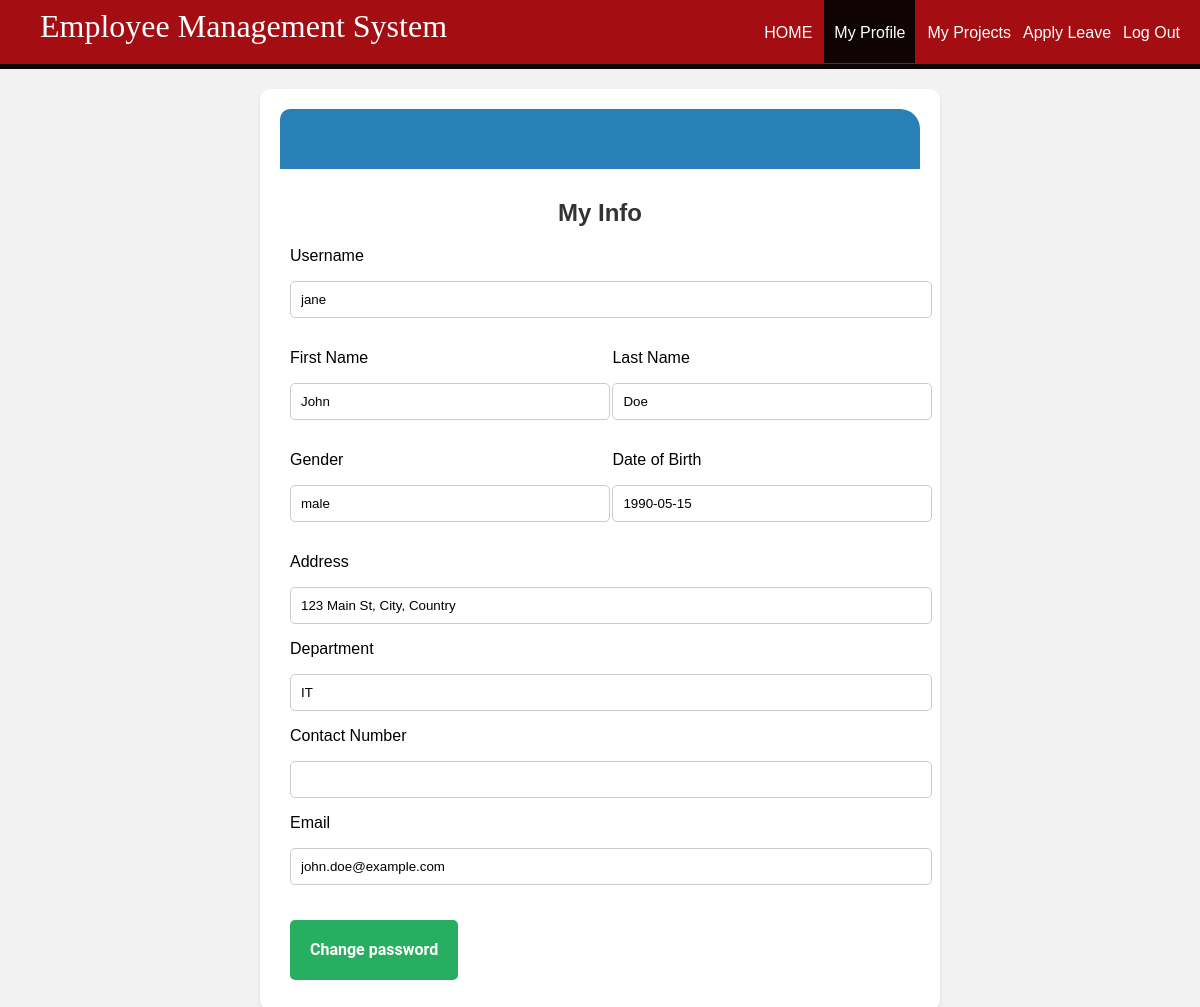
The app's page /myprofile.php?id=1 with its own data.
### tables this page shows
CREATE TABLE `employees` (
  `id` int(11) NOT NULL AUTO_INCREMENT,
  `username` varchar(100) NOT NULL,
  `firstname` varchar(100) NOT NULL,
  `lastname` varchar(100) NOT NULL,
  `gender` varchar(10) NOT NULL,
  `dob` date NOT NULL,
  `address` varchar(255) NOT NULL,
  `department` varchar(100) NOT NULL,
  `shift` varchar(50) NOT NULL,
  `phone` varchar(20) NOT NULL,
  `email` varchar(100) NOT NULL,
  `password` varchar(255) NOT NULL,
  PRIMARY KEY (`id`)
);

### myprofile.php (the view, shortened to what this page needs)
<?php
$servername = "localhost";
$username = "root";
$password = "";
$dbname = "db";
$conn = new mysqli($servername, $username, $password, $dbname);
$id = isset($_GET['id']) ? intval($_GET['id']) : null;
$sql = "SELECT * FROM employees WHERE id = ?";
$stmt = $conn->prepare($sql);
$stmt->bind_param("i", $id);
$stmt->execute();
$result = $stmt->get_result();
$employee = $result->fetch_assoc();
$username = $employee['username'];
$firstname = $employee['firstname'];
$lastname = $employee['lastname'];
$gender = $employee['gender'];
$dob=$employee['dob'];
$address = $employee['address'];
$department = $employee['department'];
$phone = $employee['phone'];
$email = $employee['email'];
?>
<!DOCTYPE html>
<html lang="en">
<head>
    <link rel="stylesheet" href="styleemplogin.css">
</head>
<body>
    <header>
        <nav>
            <h1>Employee Management System</h1>
            <ul id="navli">
                <li><a class="homeblack" href="edashboard.php?id=<?php echo $id; ?>">HOME</a></li>
                <li><a class="homered" href="myprofile.php?id=<?php echo $id; ?>">My Profile</a></li>
                <li><a class="homeblack" href="empproject.php?id=<?php echo $id; ?>">My Projects</a></li>
                <li><a class="homeblack" href="applyleave.php?id=<?php echo $id; ?>">Apply Leave</a></li>
                <li><a class="homeblack" href="elogin.html" onClick="return confirm('Are you sure you want to logout?')">Log Out</a></li>
            </ul>
        </nav>
    </header>
    <div class="divider"></div>
    <div class="divide"></div>
    <div class="page-wrapper bg-blue p-t-100 p-b-100 font-robo">
        <div class="wrapper wrapper--w680">
            <div class="card card-1">
                <div class="card-heading"></div>
                <div class="card-body">
                    <h2 class="title">My Info</h2>
                    <form method="POST" action="changepassemp.php?id=<?php echo $id?>" >
                    <div class="input-group">
                            <p>Username</p>
                            <input class="input--style-1" type="email" name="email" value="<?php echo htmlspecialchars($username); ?>" readonly>
                        </div>
                        <div class="row row-space">
                            <div class="col-2">
                                <div class="input-group">
                                    <p>First Name</p>
                                    <input class="input--style-1" type="text" name="firstName" value="<?php echo htmlspecialchars($firstname); ?>" readonly>
                                </div>
                            </div>
                            <div class="col-2">
                                <div class="input-group">
                                    <p>Last Name</p>
                                    <input class="input--style-1" type="text" name="lastName" value="<?php echo htmlspecialchars($lastname); ?>" readonly>
                                </div>
                            </div>
                        </div>
                        <div class="row row-space">
                            <div class="col-2">
                                <div class="input-group">
                                    <p>Gender</p>
                                    <input class="input--style-1" type="text" name="gender" value="<?php echo htmlspecialchars($gender); ?>" readonly>
                                </div>
                            </div>
                            <div class="col-2">
                                <div class="input-group">
                                    <p>Date of Birth</p>
                                    <input class="input--style-1" type="text" name="birthday" value="<?php echo htmlspecialchars($dob); ?>" readonly>
                                </div>
                            </div>
                        </div>
                        <div class="input-group">
                            <p>Address</p>
                            <input class="input--style-1" type="text" name="address" value="<?php echo htmlspecialchars($address); ?>" readonly>
                        </div>
                        <div class="input-group">
                            <p>Department</p>
                            <input class="input--style-1" type="text" name="dept" value="<?php echo htmlspecialchars($department); ?>" readonly>
                        </div>
                        <div class="input-group">
                            <p>Contact Number</p>
                            <input class="input--style-1" type="number" name="contact" value="<?php echo htmlspecialchars($phone); ?>" readonly>
                        </div>
                        <div class="input-group">
                            <p>Email</p>
                            <input class="input--style-1" type="email" name="email" value="<?php echo htmlspecialchars($email); ?>" readonly>
                        </div>
                        <div class="p-t-20">
                            <button class="btn btn--radius btn--green" name="send">Change password</button>
                        </div>
                    </form>
                </div>
            </div>
        </div>
    </div>
</body>
</html>

### styleemplogin.css (style rules this page uses)
body { margin: 0px; }
header { background:rgb(164, 13, 18); color: white; padding: 8px 20px 6px 40px; height: 50px; }
header h1 { display: inline; font-family: 'Lobster', cursive; font-weight: 400; font-size: 32px; float: left; margin-top: 0px; margin-right: 10px; }
nav ul { display: inline; padding: 0px; float: right; }
nav ul li { display: inline-block; list-style-type: none; color: white; float: left; margin-left: 12px; }
nav ul li a { color: white; text-decoration: none; }
#navli { font-family: 'Montserrat', sans-serif; }
.homered { background-color: rgb(15, 3, 3); padding: 30px 10px 22px 10px; }
.divider { background-color: rgb(12, 5, 5); height: 5px; }
.p-t-20 { padding-top: 20px; }
.btn { line-height: 40px; display: inline-block; padding: 0 25px; cursor: pointer; font-family: "Roboto", "Arial", "Helvetica Neue", sans-serif; color: #fff; -webkit-transition: all 0.4s ease; -o-transition: all 0.4s ease; -moz-transition: all 0.4s ease; transition: all 0.4s ease; font-size: 14px; font-weight: 700; }
.btn--radius { -webkit-border-radius: 3px; -moz-border-radius: 3px; border-radius: 3px; }
.btn--green { background: #57b846; }

### myprofile.php (style rules this page uses)
body { margin: 0; font-family: Arial, Helvetica, sans-serif; background-color: #f2f2f2; }
.divider { height: 5px; }
.page-wrapper { display: fixed; justify-content: center; align-items: center; height: 100vh; }
.wrapper { display: fixed; width: 680px; margin: 0 auto; }
.card { display: fixed; background: #fff; border-radius: 10px; box-shadow: 0 2px 4px rgba(0,0,0,0.1); padding: 20px; }
.card-heading { height: 20px; background: #2980b9; border-top-left-radius: 10px; border-top-right-radius: 20px; padding: 20px; }
.card-body { padding: 10px; }
.title { font-size: 24px; font-weight: 700; color: #333; margin-bottom: 20px; text-align: center; }
.input-group { margin-bottom: 15px; }
.input--style-1 { width: 100%; padding: 10px; border: 1px solid #ccc; border-radius: 5px; }
.btn { display: inline-block; padding: 10px 20px; border: none; border-radius: 5px; background-color: #27ae60; color: #fff; font-size: 16px; cursor: pointer; text-align: center; }
.row { display: flex; justify-content: space-between; }
.col-2 { width: 48%; }
.divide { padding: 10px; }

### records on screen
employees: email "jane", firstName "John", lastName "Doe", gender "male", birthday "1990-05-15", address "123 Main St, City, Country", dept "IT", email "john.doe@example.com"
